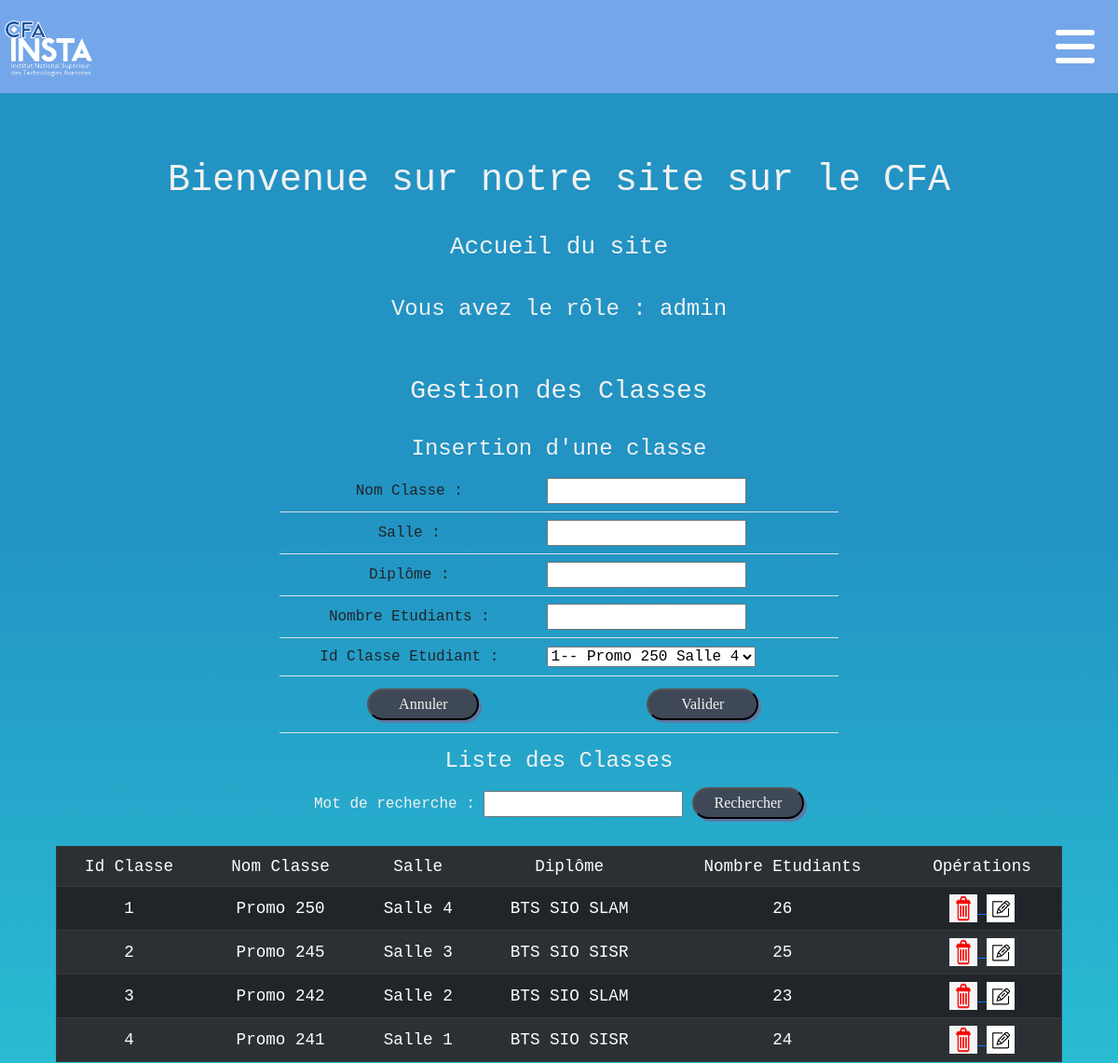
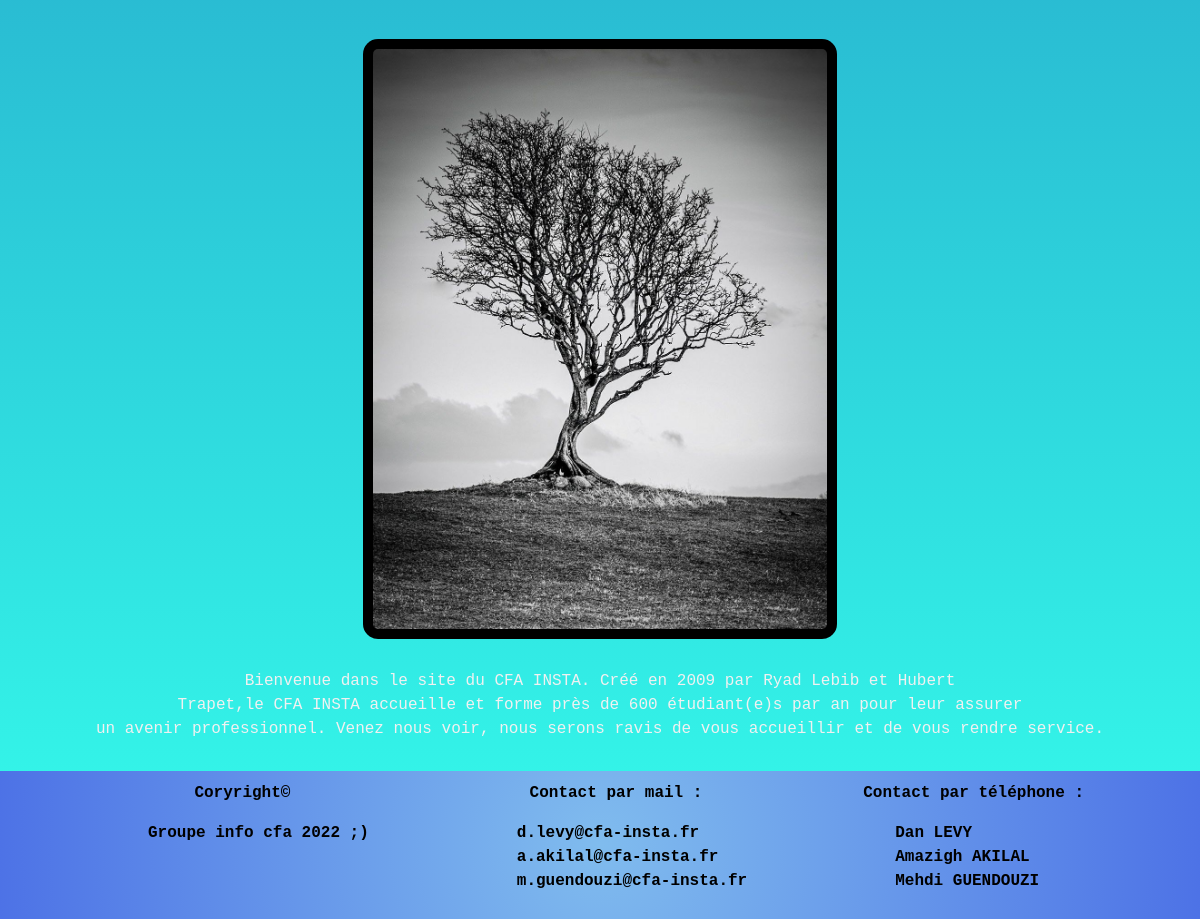
/home.php?page=3 (signed in), run on the app's committed database (2 pictures, top to bottom).
### tables this page shows
create table classe(
    idclasse int(3) not null auto_increment,
    nomClasse varchar(50) not null,
    salle varchar(50) not null,
    diplome varchar(50),
    nbEtudiants int(3) not null,
    primary key (idclasse)
);

### fonctions/fonctions.php (called while the page is built, shortened)
<?php
     function connexion ()
     {
        $con = mysqli_connect("localhost", "root", "", "groupe_cfa_250");
         return $con;
     }
function selectAllClasses (){
    $requete = "select * from classe; ";
    $con = connexion();
    if ($con){
        $lesClasses = mysqli_query($con, $requete);
    }
    else{
        return null;
    }
    return $lesClasses;
}
?>

### vues/vue_les_classes.php (the view)
<h4> Liste des Classes </h4>
<form method="post" action="">
    Mot de recherche :
    <input type="text" name="mot">
    <input class="boutonP" type="submit" name="Rechercher" value="Rechercher">
</form>
<br />
<div style="width: 90%;">
    <table class="table table-hover table-striped table-dark table_inline_flex" border="1">
        <tr>
            <td class="text-center align-midlle"> Id Classe</td>
            <td class="text-center align-midlle"> Nom Classe</td>
            <td class="text-center align-midlle"> Salle </td>
            <td class="text-center align-midlle"> Diplôme</td>
            <td class="text-center align-midlle"> Nombre Etudiants</td>
             <?php  if(isset($_SESSION['email']) and $_SESSION['role'] == "admin"){
                     echo "<td class='text-center align-midlle'> Opérations</td>";
                     }
                    ?>
        </tr>
        <?php
        foreach ($lesClasses as $uneClasse) {
            echo "<tr>";
            echo "<td class='text-center align-middle'>" . $uneClasse['idclasse'] . "</td>";
            echo "<td class='text-center align-middle'>" . $uneClasse['nomClasse'] . "</td>";
            echo "<td class='text-center align-middle'>" . $uneClasse['salle'] . "</td>";
            echo "<td class='text-center align-middle'>" . $uneClasse['diplome'] . "</td>";
            echo "<td class='text-center align-middle'>" . $uneClasse['nbEtudiants'] . "</td>";
            if(isset($_SESSION['email']) and $_SESSION['role'] == "admin"){
            echo "<td class='text-center align-middle'>";
            echo "<a href='home.php?page=3&action=sup&idclasse=" . $uneClasse['idclasse'] . "'>";
            echo "<img src = 'images/delete.png' height = '30' width = '30'> ";
            echo "</a>";
            echo "<a href='home.php?page=3&action=edit&idclasse=" . $uneClasse['idclasse'] . "'>";
            echo "<img src = 'images/edit.png' height = '30' width = '30'> ";
            echo "</a>";
            echo "</td>";
            }
            echo "</tr>";
        }
        ?>
    </table>
</div><br />

### style1.css (style rules this page uses)
* { margin: 0; padding: 0; }
body { background: linear-gradient(180deg, rgba(34, 147, 195, 1) 27%, rgba(45, 253, 235, 0.9626225490196079) 100%); background-size: cover; color: #F1F1F1; background-repeat: no-repeat; font-family: 'Roboto Mono', monospace; min-width: 360px; height: 100%; }
@media all and (min-width: 1036px) { .table_inline_flex { margin-right: 50px; font-size: 1.1em; } }
.boutonP { margin: 5px 0; border-radius: 30px; font-family: fantasy; background-color: #3F4856; color: #F1F1F1; width: 120px; padding: 3px; box-shadow: 3px 3px #5D79A5; }

### data on the page
classe: idclasse "1", nomClasse "Promo 250", salle "Salle 4", diplome "BTS SIO SLAM", nbEtudiants "26"
classe: idclasse "2", nomClasse "Promo 245", salle "Salle 3", diplome "BTS SIO SISR", nbEtudiants "25"
classe: idclasse "3", nomClasse "Promo 242", salle "Salle 2", diplome "BTS SIO SLAM", nbEtudiants "23"
classe: idclasse "4", nomClasse "Promo 241", salle "Salle 1", diplome "BTS SIO SISR", nbEtudiants "24"

### other printed values
$_SESSION['role'] "admin"
form field idclasse "1-- Promo 250 Salle 4"
